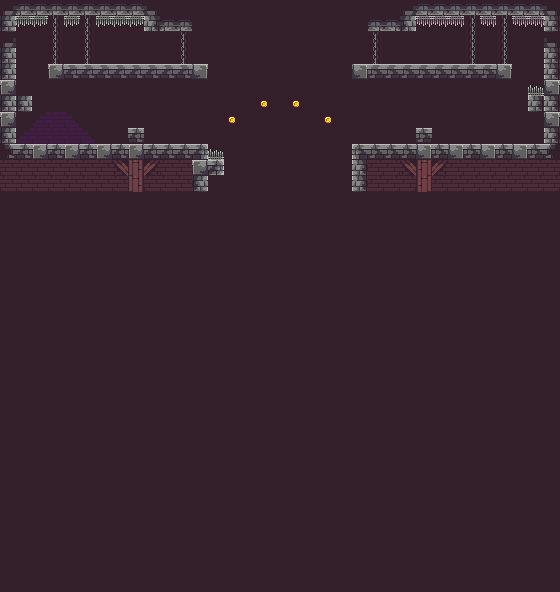

A level layout from a 2D game, rendered from its tile map. Below: a short description, then the map file with tile-grid data replaced by summaries:
An orthogonal 35x37 tile map with 16x16 px tiles, 2 tile layers (back, front) and 35 objects.

<map version="1.2" tiledversion="1.3.1" orientation="orthogonal" renderorder="left-up" compressionlevel="0" width="35" height="37" tilewidth="16" tileheight="16" infinite="0" nextlayerid="6" nextobjectid="55">
 <tileset firstgid="1" name="Assets" tilewidth="16" tileheight="16" tilecount="322" columns="23">
  <image source="tilesets/Assets.png" width="368" height="224" />
  <tile id="15">
   <animation>
    <frame tileid="15" duration="105" />
    <frame tileid="16" duration="105" />
    <frame tileid="17" duration="105" />
    <frame tileid="18" duration="105" />
   </animation>
  </tile>
 </tileset>
 <layer id="2" name="back" width="35" height="37">
  <data>[1295 cells, 1295 non-empty, 11 distinct tile ids]</data>
 </layer>
 <layer id="1" name="front" width="35" height="37">
  <properties>
   <property name="open" type="bool" value="true" />
  </properties>
  <data>[1295 cells, 179 non-empty, 22 distinct tile ids]</data>
 </layer>
 <objectgroup color="#c80000" id="4" name="collisions">
  <object id="3" x="0" y="144" width="208" height="16" />
  <object id="6" x="0" y="16" width="16" height="128" />
  <object id="8" x="128" y="128" width="16" height="16" />
  <object id="9" x="48" y="64" width="160" height="16" />
  <object id="14" x="352" y="160" width="16" height="48" />
  <object id="15" x="144" y="16" width="48" height="16" />
  <object id="16" x="0" y="0" width="160" height="16" />
  <object id="18" x="16" y="96" width="16" height="16" />
  <object id="19" x="192" y="160" width="16" height="48" />
  <object id="20" x="352" y="144" width="208" height="16" />
  <object id="21" x="208" y="288" width="48" height="16" />
  <object id="22" x="288" y="320" width="80" height="16" />
  <object id="23" x="368" y="384" width="96" height="16" />
  <object id="24" x="0" y="592" width="560" height="16" />
  <object id="26" x="-16" y="0" width="16" height="592" />
  <object id="27" x="64" y="528" width="112" height="32" />
  <object id="28" x="0" y="464" width="64" height="32" />
  <object id="29" x="160" y="384" width="64" height="32" />
  <object id="30" x="96" y="416" width="32" height="16" />
  <object id="31" x="288" y="208" width="64" height="16" />
  <object id="32" x="208" y="160" width="16" height="16" />
  <object id="33" x="176" y="544" width="16" height="16" />
  <object id="34" x="336" y="176" width="16" height="32" />
  <object id="35" x="64" y="480" width="16" height="16" />
  <object id="37" x="240" y="352" width="32" height="16" />
  <object id="39" x="256" y="224" width="32" height="16" />
  <object id="40" x="368" y="368" width="16" height="16" />
  <object id="42" x="208" y="256" width="32" height="32" />
  <object id="43" x="352" y="64" width="160" height="16" />
  <object id="44" x="368" y="16" width="48" height="16" />
  <object id="45" x="400" y="0" width="160" height="16" />
  <object id="46" x="544" y="16" width="16" height="128" />
  <object id="47" x="416" y="128" width="16" height="16" />
  <object id="48" x="528" y="96" width="16" height="16" />
  <object id="49" x="560" y="144" width="16" height="448" />
 </objectgroup>
</map>
